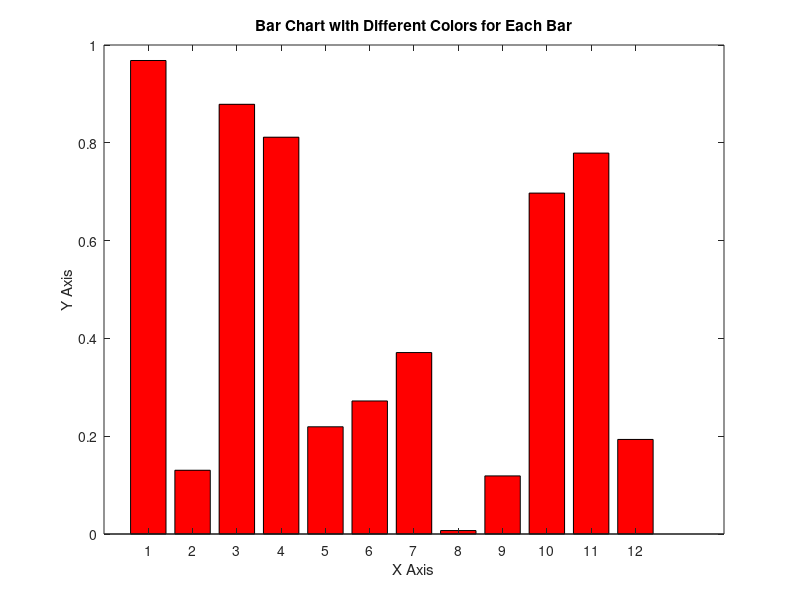

Reproduce this figure in MATLAB.
% 假设你已经有了一个大小为12的数据数组data
data = rand(1, 12);

% 定义一个颜色单元数组colors，这里使用了12种不同的颜色
colors = {'r', 'g', 'b', 'c', 'm', 'y', 'k', [0.5 0.5 0.5], [0.8 0.2 0.2], [0.2 0.8 0.2], [0.2 0.2 0.8], [1 0.6 0.2]};

% 绘制条形图
figure;
h = bar(data);

% 循环遍历每个条形柱，并设置不同的颜色
for i = 1:numel(h)
    set(h(i), 'FaceColor', colors{i});
end

% 设置x轴标签和标题
xlabel('X Axis');
ylabel('Y Axis');
title('Bar Chart with Different Colors for Each Bar');
